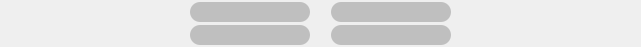
     <widget class="QWidget" name="widget_2" native="true">
      <property name="geometry">
       <rect>
        <x>2</x>
        <y>82</y>
        <width>641</width>
        <height>47</height>
       </rect>
      </property>
      <layout class="QVBoxLayout" name="verticalLayout_2" stretch="2,1">
       <property name="spacing">
        <number>1</number>
       </property>
       <property name="leftMargin">
        <number>1</number>
       </property>
       <property name="topMargin">
        <number>1</number>
       </property>
       <property name="rightMargin">
        <number>1</number>
       </property>
       <property name="bottomMargin">
        <number>1</number>
       </property>
       <item>
        <layout class="QHBoxLayout" name="horizontalLayout_4">
         <property name="spacing">
          <number>1</number>
         </property>
         <property name="leftMargin">
          <number>1</number>
         </property>
         <property name="topMargin">
          <number>1</number>
         </property>
         <property name="rightMargin">
          <number>1</number>
         </property>
         <property name="bottomMargin">
          <number>1</number>
         </property>
         <item>
          <spacer name="horizontalSpacer_2">
           <property name="orientation">
            <enum>Qt::Horizontal</enum>
           </property>
           <property name="sizeHint" stdset="0">
            <size>
             <width>40</width>
             <height>20</height>
            </size>
           </property>
          </spacer>
         </item>
         <item>
          <widget class="PotItem" name="table_pot_4" native="true">
           <property name="minimumSize">
            <size>
             <width>140</width>
             <height>20</height>
            </size>
           </property>
           <property name="maximumSize">
            <size>
             <width>240</width>
             <height>22</height>
            </size>
           </property>
           <property name="styleSheet">
            <string notr="true">.QWidget, .QLabel {
    color: rgba(255, 255, 255, 245);
	font: 600 13px &quot;Arial&quot;;
    border-radius: 10px;
    background-image: url(:/textures/game/fishka.png);
    
    background-origin: border;
    background-clip: border;
    background-repeat: no-repeat;
    background-attachment: fixed;
	background-color: rgba(0, 0, 0, 51);

    
    margin-left: 10px;
    margin-right: 10px;
}
.QWidget[mirrored=false] {
    background-position: left bottom;
 margin-left: 20px;
    margin-right: 0px;
}
.QWidget[mirrored=true] {
    background-position: right bottom;
 margin-left: 0px;
    margin-right: 20px;
}</string>
           </property>
           <property name="text" stdset="0">
            <string>@POT_%0</string>
           </property>
           <property name="mirrored" stdset="0">
            <bool>true</bool>
           </property>
           <property name="modelKey" stdset="0">
            <cstring>[0,3[7,0,[0,0,0x0]]]</cstring>
           </property>
          </widget>
         </item>
         <item>
          <widget class="PotItem" name="table_pot_6" native="true">
           <property name="minimumSize">
            <size>
             <width>140</width>
             <height>20</height>
            </size>
           </property>
           <property name="maximumSize">
            <size>
             <width>240</width>
             <height>22</height>
            </size>
           </property>
           <property name="styleSheet">
            <string notr="true">.QWidget, .QLabel {
    color: rgba(255, 255, 255, 245);
	font: 600 13px &quot;Arial&quot;;
    border-radius: 10px;
    background-image: url(:/textures/game/fishka.png);
    
    background-origin: border;
    background-clip: border;
    background-repeat: no-repeat;
    background-attachment: fixed;
	background-color: rgba(0, 0, 0, 51);

    
    margin-left: 10px;
    margin-right: 10px;
}
.QWidget[mirrored=false] {
    background-position: left bottom;
 margin-left: 20px;
    margin-right: 0px;
}
.QWidget[mirrored=true] {
    background-position: right bottom;
 margin-left: 0px;
    margin-right: 20px;
}</string>
           </property>
           <property name="text" stdset="0">
            <string>@POT_%0</string>
           </property>
           <property name="mirrored" stdset="0">
            <bool>true</bool>
           </property>
           <property name="modelKey" stdset="0">
            <cstring>[0,3[7,0,[0,0,0x0]]]</cstring>
           </property>
          </widget>
         </item>
         <item>
          <spacer name="horizontalSpacer_3">
           <property name="orientation">
            <enum>Qt::Horizontal</enum>
           </property>
           <property name="sizeHint" stdset="0">
            <size>
             <width>40</width>
             <height>20</height>
            </size>
           </property>
          </spacer>
         </item>
        </layout>
       </item>
       <item>
        <layout class="QHBoxLayout" name="horizontalLayout_3" stretch="0,0,0,0">
         <property name="spacing">
          <number>1</number>
         </property>
         <property name="leftMargin">
          <number>1</number>
         </property>
         <property name="topMargin">
          <number>1</number>
         </property>
         <property name="rightMargin">
          <number>1</number>
         </property>
         <property name="bottomMargin">
          <number>1</number>
         </property>
         <item>
          <spacer name="horizontalSpacer_7">
           <property name="orientation">
            <enum>Qt::Horizontal</enum>
           </property>
           <property name="sizeHint" stdset="0">
            <size>
             <width>40</width>
             <height>20</height>
            </size>
           </property>
          </spacer>
         </item>
         <item>
          <widget class="PotItem" name="table_pot_0" native="true">
           <property name="minimumSize">
            <size>
             <width>140</width>
             <height>20</height>
            </size>
           </property>
           <property name="maximumSize">
            <size>
             <width>240</width>
             <height>22</height>
            </size>
           </property>
           <property name="styleSheet">
            <string notr="true">.QWidget, .QLabel {
    color: rgba(255, 255, 255, 245);
	font: 600 13px &quot;Arial&quot;;
    border-radius: 10px;
    background-image: url(:/textures/game/fishka.png);
    
    background-origin: border;
    background-clip: border;
    background-repeat: no-repeat;
    background-attachment: fixed;
	background-color: rgba(0, 0, 0, 51);

    
    margin-left: 10px;
    margin-right: 10px;
}
.QWidget[mirrored=false] {
    background-position: left bottom;
 margin-left: 20px;
    margin-right: 0px;
}
.QWidget[mirrored=true] {
    background-position: right bottom;
 margin-left: 0px;
    margin-right: 20px;
}</string>
           </property>
           <property name="text" stdset="0">
            <string>@POT_%0</string>
           </property>
           <property name="mirrored" stdset="0">
            <bool>false</bool>
           </property>
           <property name="modelKey" stdset="0">
            <cstring>[0,3[7,0,[0,0,0x0]]]</cstring>
           </property>
          </widget>
         </item>
         <item>
          <widget class="PotItem" name="table_pot_1" native="true">
           <property name="minimumSize">
            <size>
             <width>140</width>
             <height>20</height>
            </size>
           </property>
           <property name="maximumSize">
            <size>
             <width>240</width>
             <height>22</height>
            </size>
           </property>
           <property name="styleSheet">
            <string notr="true">.QWidget, .QLabel {
    color: rgba(255, 255, 255, 245);
	font: 600 13px &quot;Arial&quot;;
    border-radius: 10px;
    background-image: url(:/textures/game/fishka.png);
    
    background-origin: border;
    background-clip: border;
    background-repeat: no-repeat;
    background-attachment: fixed;
	background-color: rgba(0, 0, 0, 51);

    
    margin-left: 10px;
    margin-right: 10px;
}
.QWidget[mirrored=false] {
    background-position: left bottom;
 margin-left: 20px;
    margin-right: 0px;
}
.QWidget[mirrored=true] {
    background-position: right bottom;
 margin-left: 0px;
    margin-right: 20px;
}</string>
           </property>
           <property name="text" stdset="0">
            <string>@POT_%0</string>
           </property>
           <property name="mirrored" stdset="0">
            <bool>false</bool>
           </property>
           <property name="modelKey" stdset="0">
            <cstring>[0,3[7,0,[0,0,0x0]]]</cstring>
           </property>
          </widget>
         </item>
         <item>
          <spacer name="horizontalSpacer_6">
           <property name="orientation">
            <enum>Qt::Horizontal</enum>
           </property>
           <property name="sizeHint" stdset="0">
            <size>
             <width>40</width>
             <height>20</height>
            </size>
           </property>
          </spacer>
         </item>
        </layout>
       </item>
      </layout>
     </widget>
